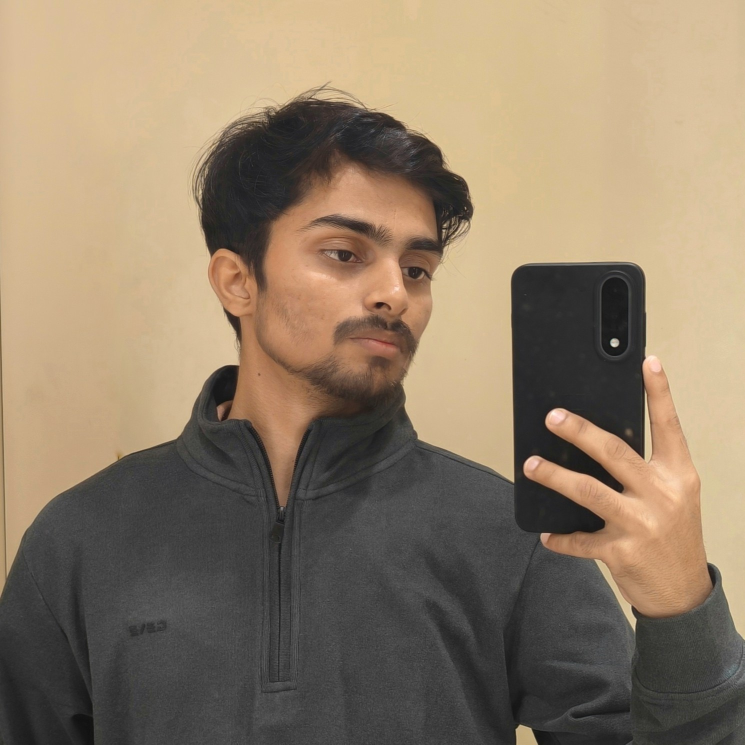
#> input picture aurastylist-backend/uploads/0defbf7b-c202-46f4-b3b6-851b16b1df82.jpeg, 1489 x 1489 px (shown at 1/2 size)
$ python -i vision.py   (imports and definitions only)
#> lines starting #> are read from the running program, lines starting #| are printed output that depends on the picture
import io
import logging
import base64
import json
from PIL import Image
from .client import bedrock_client
from .config import NOVA_LITE, NOVA_OMNI, MAX_IMAGE_PIXELS, MIN_DIMENSION, MAX_DIMENSION

logger = logging.getLogger(__name__)

# [36 lines that did not run here, left out]

def analyze_style_profile(image_bytes: bytes, image_format: str = "jpeg", use_omni: bool = False) -> dict:
    """Analyze person's physical profile from an image."""
    model_id = NOVA_OMNI if use_omni else NOVA_LITE
    image_bytes, image_format = resize_image_if_needed(image_bytes, image_format)

    messages = [{
        "role": "user",
        "content": [
            {"image": {"format": image_format, "source": {"bytes": image_bytes}}},
            {"text": "Analyze this person's: 1. Skin undertone, 2. Body shape, 3. Face shape. Return ONLY JSON with keys: 'skinUndertone', 'bodyProportions', 'faceShape'."}
        ]
    }]

    try:
        response = bedrock_client.converse(model_id, messages)
        if not response or 'output' not in response:
            logger.error(f"Style profile analysis returned invalid response")
            return None

        text = "".join([c.get('text', '') for c in response['output']['message']['content'] if 'text' in c])
        clean_json = text.replace("```json", "").replace("```", "").strip()
        return json.loads(clean_json)
    except Exception as e:
        logger.error(f"Analysis failed: {e}")
        return None

def analyze_reference_image(image_bytes: bytes, image_format: str = "jpeg", use_omni: bool = False) -> str:
    """Analyze a reference outfit/style image to extract its vibe/aesthetic."""
    model_id = NOVA_OMNI if use_omni else NOVA_LITE
    image_bytes, image_format = resize_image_if_needed(image_bytes, image_format)

    messages = [{
        "role": "user",
        "content": [
            {"image": {"format": image_format, "source": {"bytes": image_bytes}}},
            {"text": "Analyze this reference outfit/style image. Describe the core aesthetic, key clothing pieces, color palette, and overall vibe. Keep it concise, actionable, and focused on fashion elements."}
        ]
    }]

    try:
        response = bedrock_client.converse(model_id, messages)
        if not response or 'output' not in response:
            return "A stylish fashion reference."

        return "".join([c.get('text', '') for c in response['output']['message']['content'] if 'text' in c])
    except Exception as e:
        logger.error(f"Reference analysis failed: {e}")
        return "A stylish fashion reference."

def analyze_target_person(image_bytes: bytes, image_format: str = "jpeg", use_omni: bool = False) -> dict:
    """Analyze a photo of a target person to extract styling profile."""
    return analyze_style_profile(image_bytes, image_format, use_omni)

def analyze_outfit_visually(image_bytes: bytes, image_format: str = "jpeg") -> dict:
    """
    Uses Nova Omni to segment and describe an outfit image into discrete components.
    Returns a dictionary of components for granular shopping search.
    """
    model_id = NOVA_OMNI
    image_bytes, image_format = resize_image_if_needed(image_bytes, image_format)

    prompt = """You are a professional fashion vision parser.
    Analyze the outfit image very precisely and detect each component independently.

    Return strict JSON matching THIS schema exactly:
    {
      "top": {"type": "...", "color": "...", "material": "...", "fit": "...", "style": "..."},
      "bottom": {"type": "...", "color": "...", "material": "...", "fit": "...", "style": "..."},
      "shoes": {"type": "...", "color": "...", "material": "...", "fit": "...", "style": "..."},
      "bag": {"type": "...", "color": "...", "material": "...", "fit": "...", "style": "..."},
      "watch": {"type": "...", "color": "...", "material": "...", "fit": "...", "style": "..."},
      "accessories": {"type": "...", "color": "...", "material": "...", "fit": "...", "style": "..."}
    }

    Notes:
    - If a component is missing, return empty strings for its fields.
    - Be extremely descriptive for search relevance.
    """

    image_bytes, image_format = resize_image_if_needed(image_bytes, image_format)

    # Bedrock Converse API expects 'jpeg' or 'png'
    messages = [
        {
            "role": "user",
            "content": [
                {"image": {"format": image_format, "source": {"bytes": image_bytes}}},
                {"text": prompt}
            ]
        }
    ]

    try:
        response = bedrock_client.converse(
            modelId=model_id,
            messages=messages
        )

        if not response or 'output' not in response:
            return None

        content = response['output']['message']['content']
        text_output = "".join([c.get('text', '') for c in content if 'text' in c])

        # Clean JSON and parse
        clean_json = text_output.strip()
        if "```json" in clean_json:
            clean_json = clean_json.split("```json")[1].split("```")[0].strip()
        elif "```" in clean_json:
            clean_json = clean_json.split("```")[1].split("```")[0].strip()

        parsed = json.loads(clean_json)

        for cat, details in parsed.items():
            if isinstance(details, dict):
                parts = [details.get(k, "") for k in ["color", "material", "type", "style"]]
                details["search_ready_query"] = " ".join([p for p in parts if p])

        return parsed

    except Exception as e:
        logger.error(f"Visual outfit analysis failed: {e}")
        return None

>>> import cv2
>>> picture = cv2.imread('../../uploads/0defbf7b-c202-46f4-b3b6-851b16b1df82.jpeg', cv2.IMREAD_GRAYSCALE)
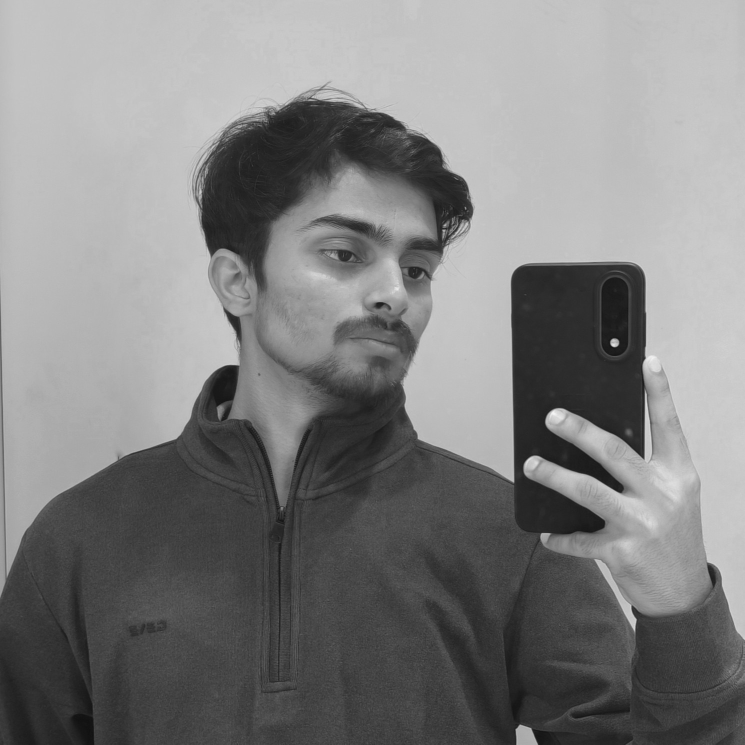
#> picture: shape (1489, 1489) (shown at 1/2 size); min 16, max 246, mean 128.4
>>> result = analyze_outfit_visually(picture)
#> (the run stopped early here; a loop or call above may not have finished)

$ run again, on aurastylist-backend/uploads/54ac684f-c6aa-4f6e-94b1-6e811faeb5f6.png
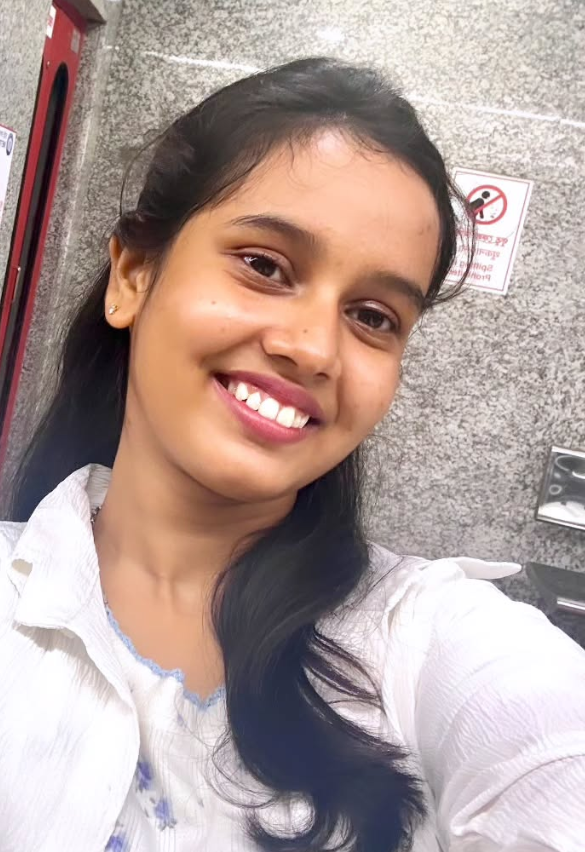
#> input picture aurastylist-backend/uploads/54ac684f-c6aa-4f6e-94b1-6e811faeb5f6.png, 585 x 852 px
#> `picture = cv2.imread('../../uploads/0defbf7b-c202-46f4-b3b6-851b16b1df..`:
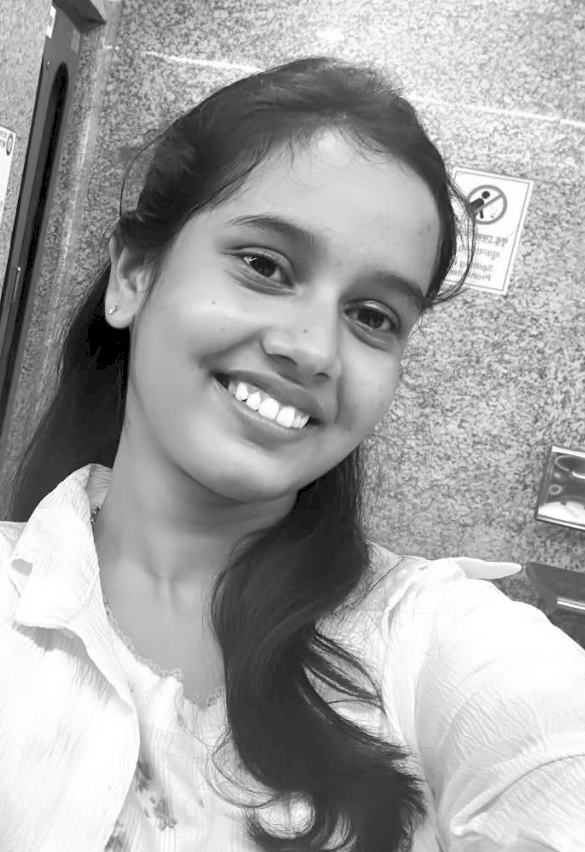
#> picture: shape (852, 585); min 0, max 255, mean 163.3
